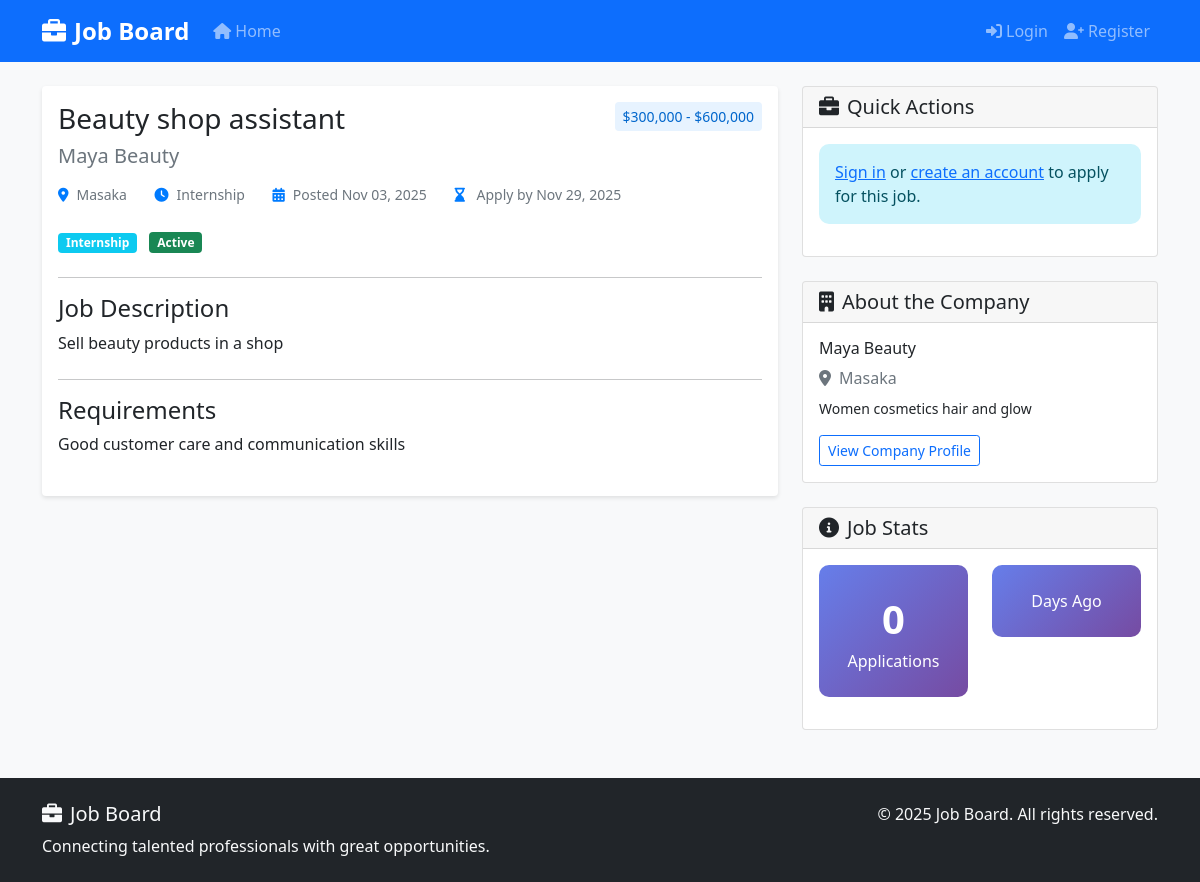
Screenshot of /job/7/ with the database file from the repository.
### jobs/models.py (models this page shows, shortened)
class Job(models.Model):
    employer = models.ForeignKey(User, on_delete=models.CASCADE, related_name='jobs')
    title = models.CharField(max_length=200)
    company_name = models.CharField(max_length=200)
    description = models.TextField()
    requirements = models.TextField()
    location = models.CharField(max_length=200)
    salary_min = models.DecimalField(max_digits=10, decimal_places=2, blank=True, null=True)
    salary_max = models.DecimalField(max_digits=10, decimal_places=2, blank=True, null=True)
    job_type = models.CharField(max_length=20, choices=JOB_TYPE_CHOICES, default='full_time')
    is_active = models.BooleanField(default=True)
    created_at = models.DateTimeField(auto_now_add=True)
    updated_at = models.DateTimeField(auto_now=True)
    deadline = models.DateTimeField(blank=True, null=True)
    class Meta:
        ordering = ['-created_at']
    def get_salary_range(self):
        if self.salary_min and self.salary_max:
            return f"${self.salary_min:,.0f} - ${self.salary_max:,.0f}"
        elif self.salary_min:
            return f"From ${self.salary_min:,.0f}"
        elif self.salary_max:
            return f"Up to ${self.salary_max:,.0f}"
        return "Salary not specified"
    def is_deadline_passed(self):
        if self.deadline:
            return timezone.now() > self.deadline
        return False
    def applications_count(self):
        return self.applications.count()

### accounts/models.py (models this page shows, shortened)
class EmployerProfile(models.Model):
    user = models.OneToOneField(User, on_delete=models.CASCADE)
    company_name = models.CharField(max_length=200)
    company_description = models.TextField()
    location = models.CharField(max_length=200)
    website = models.URLField(blank=True, null=True)
    contact_email = models.EmailField()
    phone_number = models.CharField(max_length=20, blank=True, null=True)
    logo = models.ImageField(upload_to='company_logos/', blank=True, null=True)
    created_at = models.DateTimeField(auto_now_add=True)
    updated_at = models.DateTimeField(auto_now=True)

### jobs/views.py (the view)
# urls.py: path('job/<int:pk>/', views.job_detail, name='job_detail'),
def job_detail(request, pk):
    job = get_object_or_404(Job, pk=pk, is_active=True)
    user_has_applied = False
    if request.user.is_authenticated:
        user_has_applied = Application.objects.filter(
            job=job,
            applicant=request.user
        ).exists()
    context = {
        'job': job,
        'user_has_applied': user_has_applied,
    }
    return render(request, 'jobs/job_detail.html', context)

### templates/jobs/job_detail.html (shortened to what this page needs)
{% extends 'base.html' %}
{% block content %}
<div class="row">
    <div class="col-lg-8">
        <div class="card job-card mb-4">
            <div class="card-body">
                <div class="d-flex justify-content-between align-items-start mb-3">
                    <div>
                        <h1 class="h3 mb-2">{{ job.title }}</h1>
                        <h2 class="h5 company-name mb-0">{{ job.company_name }}</h2>
                    </div>
                    {% if job.salary_min or job.salary_max %}
                        <div class="salary-range">
                            {{ job.get_salary_range }}
                        </div>
                    {% endif %}
                </div>
                <div class="job-meta mb-4">
                    <span class="me-4">
                        <i class="fas fa-map-marker-alt"></i>{{ job.location }}
                    </span>
                    <span class="me-4">
                        <i class="fas fa-clock"></i>{{ job.get_job_type_display }}
                    </span>
                    <span class="me-4">
                        <i class="fas fa-calendar-alt"></i>Posted {{ job.created_at|date:"M d, Y" }}
                    </span>
                    {% if job.deadline %}
                        <span class="me-4 {% if job.is_deadline_passed %}text-danger{% endif %}">
                            <i class="fas fa-hourglass-end"></i>
                            {% if job.is_deadline_passed %}
                                Deadline passed ({{ job.deadline|date:"M d, Y" }})
                            {% else %}
                                Apply by {{ job.deadline|date:"M d, Y" }}
                            {% endif %}
                        </span>
                    {% endif %}
                </div>
                <div class="mb-4">
                    <span class="badge bg-info job-type-badge me-2">
                        {{ job.get_job_type_display }}
                    </span>
                    {% if job.is_active %}
                        <span class="badge bg-success">Active</span>
                    {% else %}
                        <span class="badge bg-secondary">Inactive</span>
                    {% endif %}
                </div>
                <hr>
                <div class="mb-4">
                    <h4>Job Description</h4>
                    <div class="text-break">
                        {{ job.description|linebreaks }}
                    </div>
                </div>
                <hr>
                <div class="mb-4">
                    <h4>Requirements</h4>
                    <div class="text-break">
                        {{ job.requirements|linebreaks }}
                    </div>
                </div>
            </div>
        </div>
    </div>
    <div class="col-lg-4">
        <div class="card mb-4">
            <div class="card-header">
                <h5 class="mb-0"><i class="fas fa-briefcase me-2"></i>Quick Actions</h5>
            </div>
            <div class="card-body">
                {% if user.is_authenticated %}
                    {% if job.employer == user %}
                        <div class="d-grid gap-2">
                            <a href="{% url 'edit_job' job.pk %}" class="btn btn-outline-primary">
                                <i class="fas fa-edit me-2"></i>Edit Job
                            </a>
                            {% if job.employer == user %}
                                <a href="{% url 'job_applications' job.pk %}" class="btn btn-outline-info">
                                    <i class="fas fa-users me-2"></i>View Applications ({{ job.applications_count }})
                                </a>
                            {% endif %}
                            <a href="{% url 'delete_job' job.pk %}" class="btn btn-outline-danger">
                                <i class="fas fa-trash me-2"></i>Delete Job
                            </a>
                        </div>
                    {% elif user.userprofile.role == 'job_seeker' %}
                        {% if user_has_applied %}
                            <div class="alert alert-info">
                                <i class="fas fa-check-circle me-2"></i>You have already applied for this job.
                            </div>
                            <a href="{% url 'my_applications' %}" class="btn btn-outline-primary">
                                <i class="fas fa-file-alt me-2"></i>View My Applications
                            </a>
                        {% elif job.is_deadline_passed %}
                            <div class="alert alert-warning">
                                <i class="fas fa-hourglass-end me-2"></i>The application deadline has passed.
                            </div>
                        {% elif not job.is_active %}
                            <div class="alert alert-secondary">
                                <i class="fas fa-pause-circle me-2"></i>This job is no longer accepting applications.
                            </div>
                        {% else %}
                            <div class="d-grid">
                                <a href="{% url 'apply_for_job' job.pk %}" class="btn btn-primary">
                                    <i class="fas fa-paper-plane me-2"></i>Apply Now
                                </a>
                            </div>
                        {% endif %}
                    {% else %}
                        <div class="alert alert-info">
                            Only job seekers can apply for jobs. <a href="{% url 'create_job_seeker_profile' %}">Create a job seeker profile</a> to apply.
                        </div>
                    {% endif %}
                {% else %}
                    <div class="alert alert-info">
                        <a href="{% url 'login' %}">Sign in</a> or <a href="{% url 'register' %}">create an account</a> to apply for this job.
                    </div>
                {% endif %}
            </div>
        </div>
        <div class="card mb-4">
            <div class="card-header">
                <h5 class="mb-0"><i class="fas fa-building me-2"></i>About the Company</h5>
            </div>
            <div class="card-body">
                <h6>{{ job.company_name }}</h6>
                <p class="text-muted mb-2">
                    <i class="fas fa-map-marker-alt me-2"></i>{{ job.location }}
                </p>
                {% if job.employer.employerprofile %}
                    <p class="small">{{ job.employer.employerprofile.company_description|truncatewords:20 }}</p>
                    <a href="{% url 'employer_profile_detail' job.employer.employerprofile.pk %}" class="btn btn-sm btn-outline-primary">
                        View Company Profile
                    </a>
                {% endif %}
            </div>
        </div>
        <div class="card">
            <div class="card-header">
                <h5 class="mb-0"><i class="fas fa-info-circle me-2"></i>Job Stats</h5>
            </div>
            <div class="card-body">
                <div class="row text-center">
                    <div class="col-6">
                        <div class="stat-card bg-primary text-white">
                            <div class="stat-number">{{ job.applications_count }}</div>
                            <div>Application{{ job.applications_count|pluralize }}</div>
                        </div>
                    </div>
                    <div class="col-6">
                        <div class="stat-card bg-info text-white">
                            <div>Days Ago</div>
                        </div>
                    </div>
                </div>
            </div>
        </div>
    </div>
</div>
{% endblock %}

### static/css/style.css (style rules this page uses)
body { font-family: 'Segoe UI', Tahoma, Geneva, Verdana, sans-serif; background-color: #f8f9fa; }
.job-card { border: none; box-shadow: 0 2px 4px rgba(0,0,0,0.1); transition: transform 0.2s ease, box-shadow 0.2s ease; margin-bottom: 1rem; }
.company-name { color: #6c757d; font-weight: 500; }
.salary-range { background-color: #e7f3ff; color: #0066cc; padding: 0.25rem 0.5rem; border-radius: 0.25rem; font-size: 0.875rem; font-weight: 500; }
.job-type-badge { font-size: 0.75rem; padding: 0.25rem 0.5rem; }
.stat-card { background: linear-gradient(135deg, #667eea 0%, #764ba2 100%); color: white; border-radius: 10px; padding: 1.5rem; margin-bottom: 1rem; }
.stat-number { font-size: 2.5rem; font-weight: bold; }
.alert { border: none; border-radius: 10px; }
.job-meta { font-size: 0.875rem; color: #6c757d; }
.job-meta i { color: #007bff; margin-right: 0.5rem; }

### rows the page displays
Job: title "Beauty shop assistant", company_name "Maya Beauty", get_salary_range "$300,000 - $600,000", location "Masaka", job_type "Internship", created_at "Nov 03, 2025", deadline "Nov 29, 2025", description "Sell beauty products in a shop", requirements "Good customer care and communication skills", employer.employerprofile.company_description "Women cosmetics hair and glow", applications_count "0"
